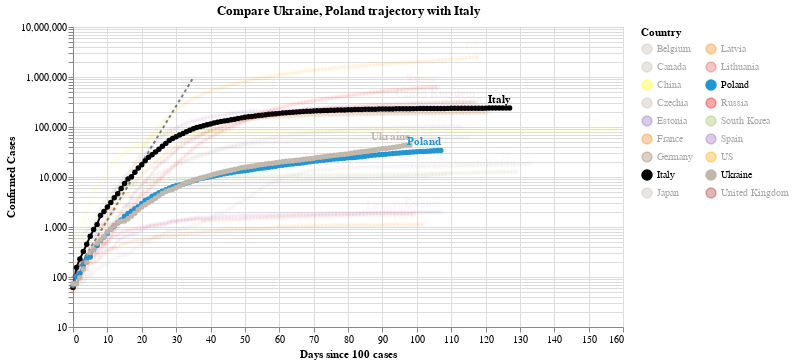

Notebook code for this chart:
### Code cell
#hide_input
chart2 = make_since_chart(dff2, ['Ukraine', 'Poland'], baseline_countries)
chart2

### Figure 1 — Vega-Lite specification as saved in the notebook (floating-point values rounded to 4 significant figures; data arrays with more than 128 entries replaced by an {"elided": "..."} marker saying what was removed)
{"config": {"view": {"continuousWidth": 400, "continuousHeight": 300}}, "layer": [{"data": {"name": "data-628230001892d6798b50651be41d1b3e"}, "mark": {"type": "line", "color": "black", "opacity": 0.5, "strokeDash": [3, 3]}, "encoding": {"x": {"type": "quantitative", "field": "Days since 100 cases"}, "y": {"type": "quantitative", "field": "Confirmed Cases"}}}, {"data": {"name": "data-e69fc598505eec902c0cae72c75fc2c7"}, "mark": {"type": "line", "point": true}, "encoding": {"color": {"type": "nominal", "field": "Country", "legend": {"columns": 2}, "scale": {"domain": ["Belgium", "Canada", "China", "Czechia", "Estonia", "France", "Germany", "Italy", "Japan", "Latvia", "Lithuania", "Poland", "Russia", "South Korea", "Spain", "US", "Ukraine", "United Kingdom"], "range": ["#C1B7AD", "#C1B7AD", "yellow", "#C1B7AD", "#9467bd", "#F58518", "#9D755D", "black", "#C1B7AD", "#F58518", "#E45756", "#2495D3", "red", "#A1BA59", "#9467bd", "orange", "#C1B7AD", "brown"]}}, "opacity": {"condition": {"value": 1, "selection": "selector003"}, "value": 0.05}, "tooltip": [{"type": "nominal", "field": "Country"}, {"type": "temporal", "field": "Date"}, {"type": "quantitative", "field": "Confirmed Cases"}, {"type": "quantitative", "field": "Days since 100 cases"}], "x": {"type": "quantitative", "field": "Days since 100 cases"}, "y": {"type": "quantitative", "field": "Confirmed Cases", "scale": {"type": "log"}}}, "selection": {"selector003": {"type": "multi", "fields": ["Country"], "bind": "legend", "init": [{"Country": "Ukraine"}, {"Country": "Poland"}, {"Country": "Italy"}]}}, "width": 550}, {"data": {"name": "data-e69fc598505eec902c0cae72c75fc2c7"}, "mark": {"type": "text", "align": "right", "dy": -8, "fontWeight": "bold"}, "encoding": {"color": {"type": "nominal", "field": "Country", "legend": {"columns": 2}, "scale": {"domain": ["Belgium", "Canada", "China", "Czechia", "Estonia", "France", "Germany", "Italy", "Japan", "Latvia", "Lithuania", "Poland", "Russia", "South Korea", "Spain", "US", "Ukraine", "United Kingdom"], "range": ["#C1B7AD", "#C1B7AD", "yellow", "#C1B7AD", "#9467bd", "#F58518", "#9D755D", "black", "#C1B7AD", "#F58518", "#E45756", "#2495D3", "red", "#A1BA59", "#9467bd", "orange", "#C1B7AD", "brown"]}}, "opacity": {"condition": {"value": 1, "selection": "selector003"}, "value": 0.05}, "text": {"type": "nominal", "field": "Country"}, "tooltip": [{"type": "nominal", "field": "Country"}, {"type": "temporal", "field": "Date"}, {"type": "quantitative", "field": "Confirmed Cases"}, {"type": "quantitative", "field": "Days since 100 cases"}], "x": {"type": "quantitative", "field": "Days since 100 cases"}, "y": {"type": "quantitative", "field": "Confirmed Cases", "scale": {"type": "log"}}}, "transform": [{"filter": "(datum['Date'] >= 1593302400000)"}], "width": 550}], "title": "Compare Ukraine, Poland trajectory with Italy", "$schema": "https://vega.github.io/schema/vega-lite/v4.0.2.json", "datasets": {"data-628230001892d6798b50651be41d1b3e": [{"Days since 100 cases": 0, "Confirmed Cases": 100.0}, {"Days since 100 cases": 1, "Confirmed Cases": 130.0}, {"Days since 100 cases": 2, "Confirmed Cases": 169.0}, {"Days since 100 cases": 3, "Confirmed Cases": 219.7}, {"Days since 100 cases": 4, "Confirmed Cases": 285.6}, {"Days since 100 cases": 5, "Confirmed Cases": 371.3}, {"Days since 100 cases": 6, "Confirmed Cases": 482.7}, {"Days since 100 cases": 7, "Confirmed Cases": 627.5}, {"Days since 100 cases": 8, "Confirmed Cases": 815.7}, {"Days since 100 cases": 9, "Confirmed Cases": 1060.0}, {"Days since 100 cases": 10, "Confirmed Cases": 1379.0}, {"Days since 100 cases": 11, "Confirmed Cases": 1792.0}, {"Days since 100 cases": 12, "Confirmed Cases": 2330.0}, {"Days since 100 cases": 13, "Confirmed Cases": 3029.0}, {"Days since 100 cases": 14, "Confirmed Cases": 3937.0}, {"Days since 100 cases": 15, "Confirmed Cases": 5119.0}, {"Days since 100 cases": 16, "Confirmed Cases": 6654.0}, {"Days since 100 cases": 17, "Confirmed Cases": 8650.0}, {"Days since 100 cases": 18, "Confirmed Cases": 11250.0}, {"Days since 100 cases": 19, "Confirmed Cases": 14620.0}, {"Days since 100 cases": 20, "Confirmed Cases": 19000.0}, {"Days since 100 cases": 21, "Confirmed Cases": 24710.0}, {"Days since 100 cases": 22, "Confirmed Cases": 32120.0}, {"Days since 100 cases": 23, "Confirmed Cases": 41750.0}, {"Days since 100 cases": 24, "Confirmed Cases": 54280.0}, {"Days since 100 cases": 25, "Confirmed Cases": 70560.0}, {"Days since 100 cases": 26, "Confirmed Cases": 91730.0}, {"Days since 100 cases": 27, "Confirmed Cases": 119300.0}, {"Days since 100 cases": 28, "Confirmed Cases": 155000.0}, {"Days since 100 cases": 29, "Confirmed Cases": 201500.0}, {"Days since 100 cases": 30, "Confirmed Cases": 262000.0}, {"Days since 100 cases": 31, "Confirmed Cases": 340600.0}, {"Days since 100 cases": 32, "Confirmed Cases": 442800.0}, {"Days since 100 cases": 33, "Confirmed Cases": 575600.0}, {"Days since 100 cases": 34, "Confirmed Cases": 748300.0}, {"Days since 100 cases": 35, "Confirmed Cases": 972800.0}], "data-e69fc598505eec902c0cae72c75fc2c7": {"elided": "2116 records"}}}
